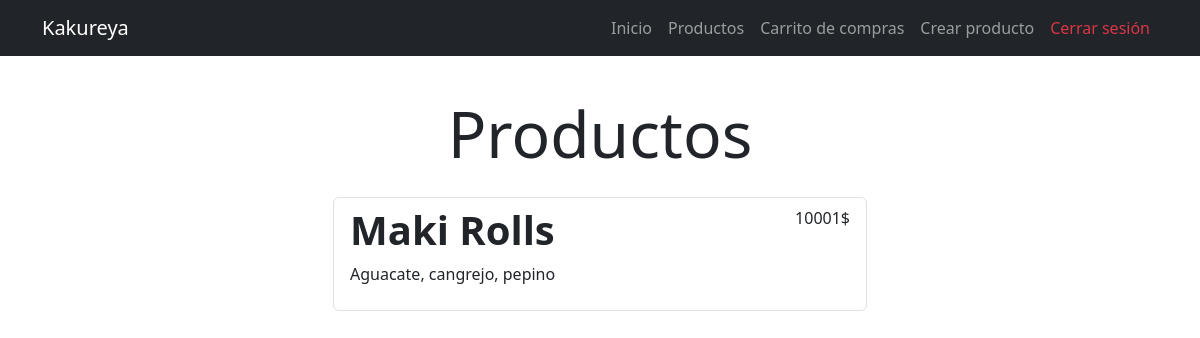
Before: /products/ (signed in) with the older database file.
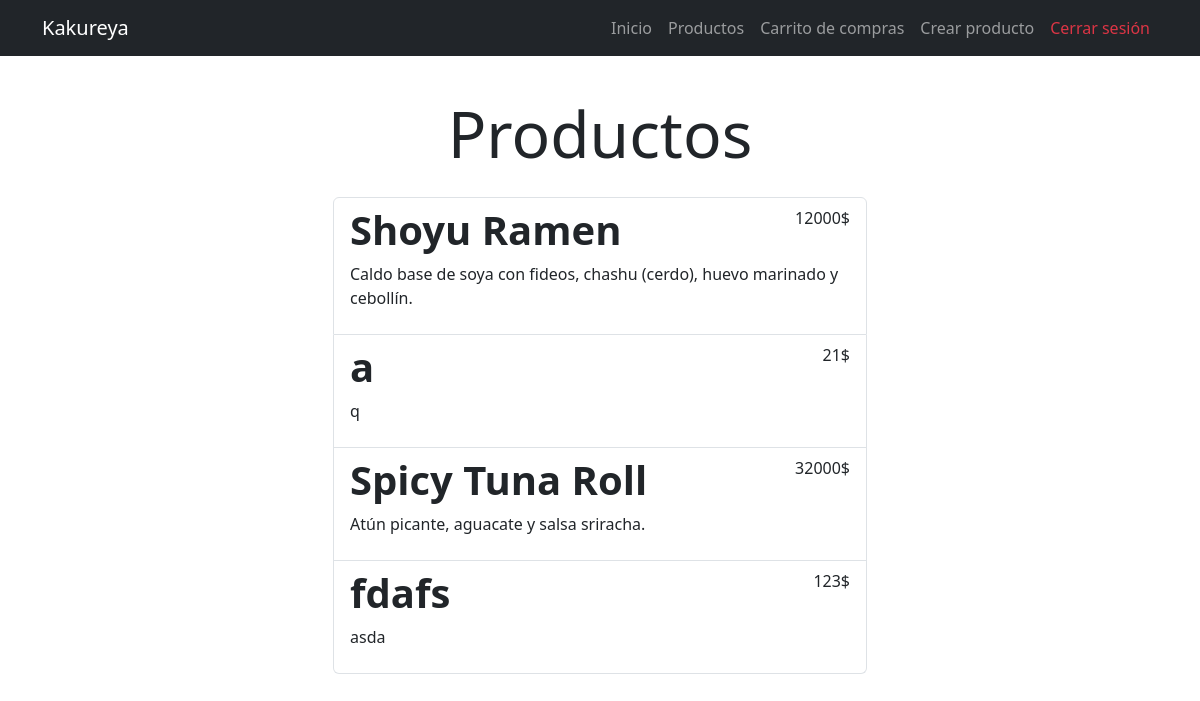
After: the same page with the newer database file.
### kakureya/models.py (models this page shows, shortened)
class Product(models.Model):
    CATEGORY_CHOICES = [
        ("sushi", "Sushi"),
        ("ramen", "Ramen"),
        ("yakitori", "Yakitori "),
        ("donburi", "Donburi"),
        ("postres", "Postres"),
    ]
    name = models.CharField(max_length=100)
    description = models.TextField()
    price = models.DecimalField(max_digits=5, decimal_places=0)
    stock = models.IntegerField(default=0)
    image = models.ImageField(upload_to='products', null=True, blank=True)
    created_at = models.DateTimeField(auto_now_add=True)
    updated_at = models.DateTimeField(auto_now=True)
    added = models.DateTimeField(null=True, blank=True)
    user = models.ForeignKey(User, on_delete=models.SET_NULL, null=True)
    category = models.CharField(
        max_length=50, choices=CATEGORY_CHOICES, default="Sin categoría"
    )

### kakureya/views.py (the view)
# urls.py: path('products/', views.products, name='products'),
@login_required
def products(request):
    products = Product.objects.all()
    return render(request, 'products.html', {
        'products': products
    })

### kakureya/templates/products.html
{% extends 'base.html' %}
{% block content %}
<main class="container">
    <div class="row">
        <div class="col-md-6 offset-md-3">
            <h1 class="text-center display-3 py-3">Productos</h1>
            <ul class="list-group">
                {% for product in products %}
                <a class="list-group-item" href="{% url 'product_detail' product.id %}">
                    <header class="d-flex justify-content-between">
                        <h1 class="fw-bold">{{product.name}}</h1>
                        <p>{{product.price}}$</p>
                    </header>
                    <p>{{product.description}}</p>
                </a>
                {% endfor %}
            </ul>
        </div>
    </div>
</main>
{% endblock %}

### kakureya/templates/base.html (shortened to what this page needs)
<!DOCTYPE html>
<html lang="es">
<head>
    <link rel="stylesheet" href="https://cdn.jsdelivr.net/npm/bootstrap@5.3.3/dist/css/bootstrap.min.css">
</head>
<body>
    <nav class="navbar navbar-expand-lg bg-dark navbar-dark">
        <div class="container">
            <a class="navbar-brand" href="/">Kakureya</a>
            <div class="collapse navbar-collapse" id="navbarNav">
                <ul class="navbar-nav ms-auto">
                    <li class="nav-item">
                        <a class="nav-link" href="/">Inicio</a>
                    </li>
                    {% if user.is_authenticated %}
                        <li class="nav-item">
                            <a class="nav-link" href="{% url 'products' %}">Productos</a>
                        </li>
                        <li class="nav-item">
                            <a class="nav-link" href="{% url 'products_added' %}">Carrito de compras</a>
                        </li>
                        <li class="nav-item">
                            <a class="nav-link" href="{% url 'create_product' %}">Crear producto</a>
                        </li>
                        <li class="nav-item">
                            <a class="nav-link text-danger" href="{% url 'logout' %}">Cerrar sesión</a>
                        </li>
                    {% endif %}
                </ul>
            </div>
        </div>
    </nav>
    <div class="container mt-4">
        {% block content %}
        {% endblock %}
    </div>
</body>
</html>

Changed rows visible on the page:
removed Product: name "Maki Rolls", price "10001", description "Aguacate, cangrejo, pepino"
added Product: name "Shoyu Ramen", price "12000", description "Caldo base de soya con fideos, chashu (cerdo), huevo marinado y cebollín."
added Product: name "a", price "21", description "q"
added Product: name "Spicy Tuna Roll", price "32000", description "Atún picante, aguacate y salsa sriracha."
added Product: name "fdafs", price "123", description "asda"
